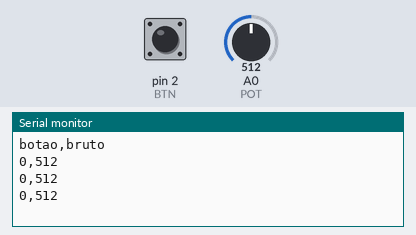
A sketch run on a simulated Arduino Uno, built with avr-gcc and run on an emulated ATmega328P. On the bench: the last lines printed to the serial monitor. The test bench sets the inputs (shaded band); at power-on: A0 (POT) = 512, pin 2 (BTN) HIGH.

Above: at 1.3 s.
1.4 s: A0 (POT) set to 716
At 1.9 s:
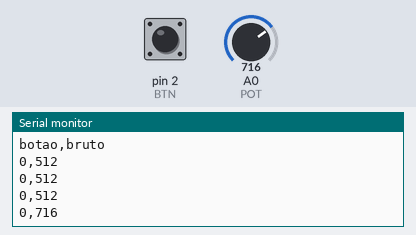
2.9 s: pin 2 (BTN) pulled LOW for 0.6 s
At 3.4 s:
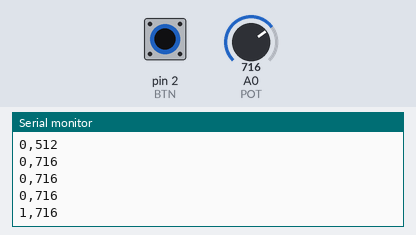
5.0 s: A0 (POT) set to 900
At 5.4 s:
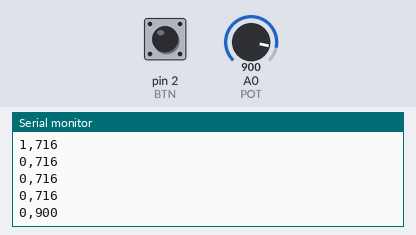
6.5 s: pin 2 (BTN) pulled LOW for 1 s
At 6.9 s:
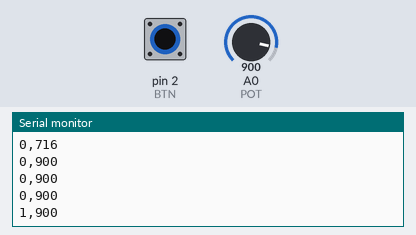
Timing chart, 0 to 9.5 s (numbered marks = the images above; inputs shaded):
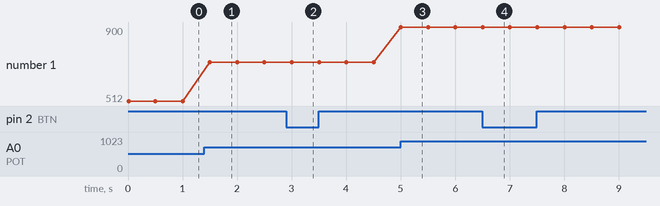

Measured:
- after the input at 1.4 s, the serial monitor: prints a new line after 0.10 s (image 1)
- after the input at 2.9 s, the serial monitor: prints a new line after 0.10 s (image 2)
- after the input at 5.0 s, the serial monitor: prints a new line at once (image 3)
- after the input at 6.5 s, the serial monitor: prints a new line at once (image 4)
- plotted number 1: 512 → 716 after the input at 1.4 s, 716 → 900 after the input at 5.0 s

The sketch:

01-aquisicao-csv.ino
```cpp
// Etapa 2 — aquisição mínima em formato CSV: botao,bruto
const int BTN = 2;
const int POT = A0;

void setup() {
  pinMode(BTN, INPUT_PULLUP);
  Serial.begin(9600);
  Serial.println("botao,bruto");
}

void loop() {
  bool ativo = digitalRead(BTN) == LOW;   // 1 quando pressionado
  int bruto = analogRead(POT);
  Serial.print(ativo);
  Serial.print(",");
  Serial.println(bruto);
  delay(500);
}
```
